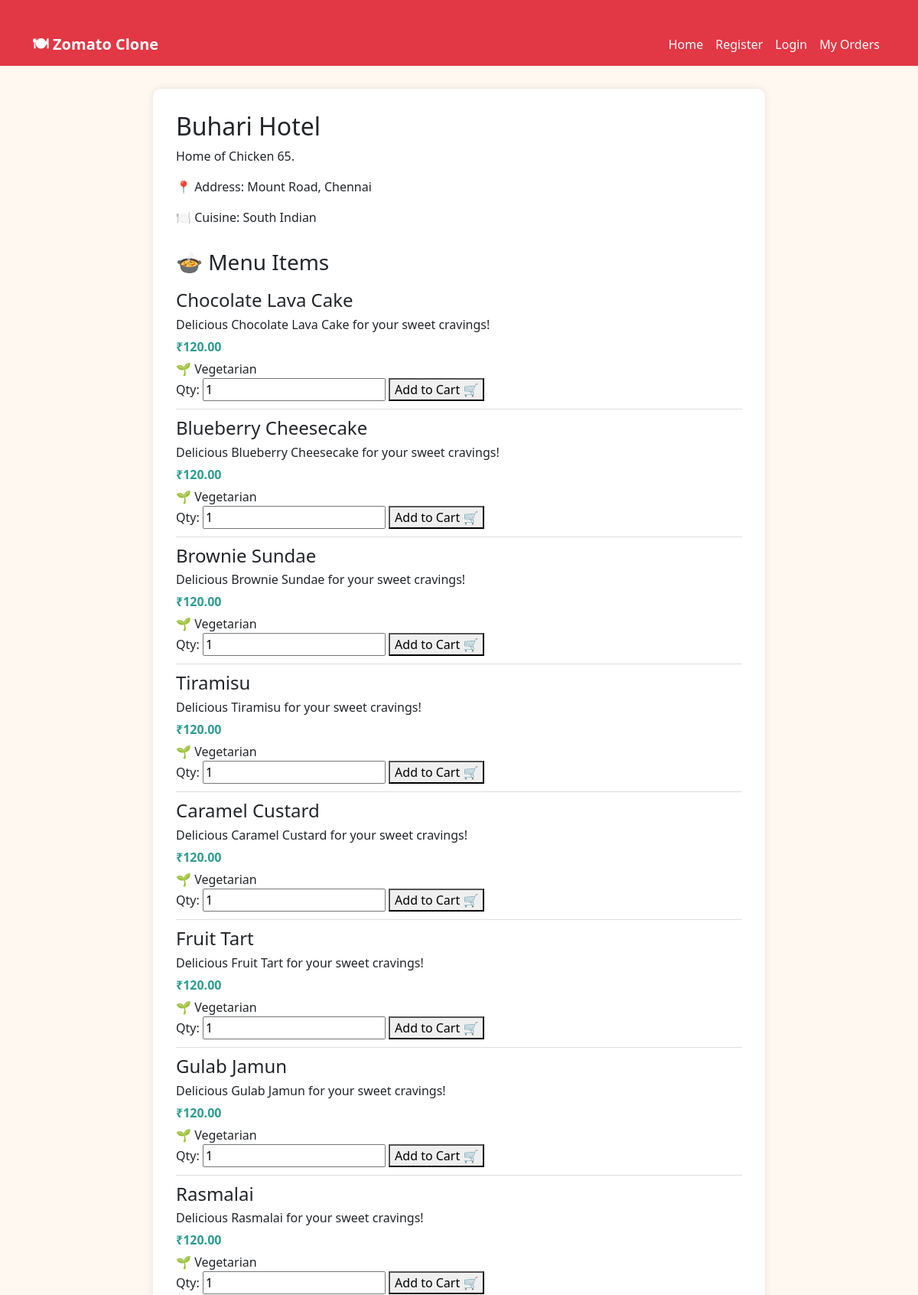
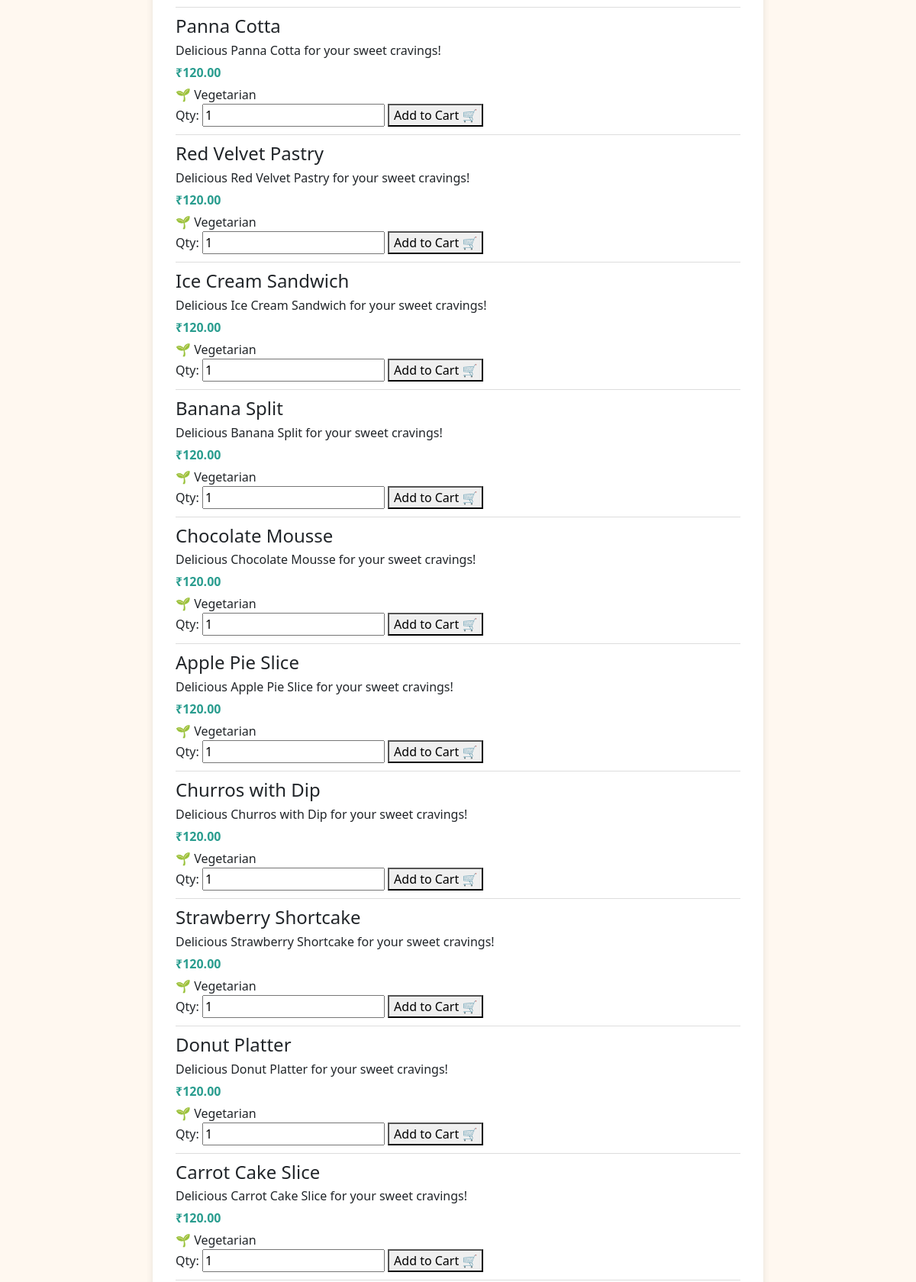
/restaurant/3/ (upper part), run on the app's committed database (2 pictures, top to bottom).
### core/models.py (models this page shows, shortened)
class Restaurant(models.Model):
    name = models.CharField(max_length=200)
    description = models.TextField()
    address = models.TextField()
    cuisine_type = models.CharField(max_length=100)
    image = models.ImageField(upload_to='restaurant_images/', blank=True, null=True)
    created_at = models.DateTimeField(auto_now_add=True)

class MenuItem(models.Model):
    restaurant = models.ForeignKey(Restaurant, related_name='menu_items', on_delete=models.CASCADE)
    name = models.CharField(max_length=200)
    description = models.TextField()
    price = models.DecimalField(max_digits=6, decimal_places=2)
    is_veg = models.BooleanField(default=True)
    image = models.ImageField(upload_to='menu_images/', blank=True, null=True)

### core/views.py (the view)
# urls.py: path('restaurant/<int:pk>/', restaurant_detail, name='restaurant_detail'),
def restaurant_detail(request, pk):
    restaurant = get_object_or_404(Restaurant, pk=pk)
    return render(request, 'restaurant_detail.html', {'restaurant': restaurant})

### core/templates/restaurant_detail.html (shortened to what this page needs)
{% extends 'base.html' %}
{% block content %}
  <div class="restaurant-detail">
    <h2>{{ restaurant.name }}</h2>
    <p>{{ restaurant.description }}</p>
    <p>📍 Address: {{ restaurant.address }}</p>
    <p>🍽️ Cuisine: {{ restaurant.cuisine_type }}</p>
  <div class="menu-section">
  <h3>🍲 Menu Items</h3>
  {% if restaurant.menu_items.all %}
    {% for item in restaurant.menu_items.all %}
      <div class="menu-item">
        <h4>{{ item.name }}</h4>
        <p>{{ item.description }}</p>
        <p class="price">₹{{ item.price }}</p>
        {% if item.is_veg %}
          <p>🌱 Vegetarian</p>
        {% else %}
          <p>🍗 Non-Vegetarian</p>
        {% endif %}
        <form method="POST" action="{% url 'add_to_cart' item.id %}">
          <label for="quantity">Qty:</label>
          <input type="number" name="quantity" value="1" min="1" required>
          <button type="submit">Add to Cart 🛒</button>
        </form>
      </div>
    {% endfor %}
  {% else %}
    <p>No menu items available yet.</p>
  {% endif %}
</div>
{% endblock %}

### core/static/css/style.css (style rules this page uses)
body { background: #fff8f0; font-family: 'Segoe UI', sans-serif; }

### core/templates/base.html (style rules this page uses)
body { background: #fff8f0; font-family: 'Segoe UI', sans-serif; }

### core/templates/restaurant_detail.html (style rules this page uses)
.restaurant-detail { max-width: 800px; margin: 0 auto; background: #fff; border-radius: 10px; padding: 30px; box-shadow: 0 0 10px rgba(0,0,0,0.1); }
.menu-section { margin-top: 30px; }
.menu-item { border-bottom: 1px solid #ddd; padding: 10px 0; }
.menu-item h4 { margin: 0; }
.menu-item p { margin: 5px 0 0; }
.price { font-weight: bold; color: #2a9d8f; }

### data on the page
Restaurant: name "Buhari Hotel", description "Home of Chicken 65.", address "Mount Road, Chennai", cuisine_type "South Indian"
MenuItem: name "Chocolate Lava Cake", description "Delicious Chocolate Lava Cake for your sweet cravings!", price "120.00", is_veg "🌱 Vegetarian"
MenuItem: name "Blueberry Cheesecake", description "Delicious Blueberry Cheesecake for your sweet cravings!", price "120.00", is_veg "🌱 Vegetarian"
MenuItem: name "Brownie Sundae", description "Delicious Brownie Sundae for your sweet cravings!", price "120.00", is_veg "🌱 Vegetarian"
MenuItem: name "Tiramisu", description "Delicious Tiramisu for your sweet cravings!", price "120.00", is_veg "🌱 Vegetarian"
MenuItem: name "Caramel Custard", description "Delicious Caramel Custard for your sweet cravings!", price "120.00", is_veg "🌱 Vegetarian"
MenuItem: name "Fruit Tart", description "Delicious Fruit Tart for your sweet cravings!", price "120.00", is_veg "🌱 Vegetarian"
MenuItem: name "Gulab Jamun", description "Delicious Gulab Jamun for your sweet cravings!", price "120.00", is_veg "🌱 Vegetarian"
MenuItem: name "Rasmalai", description "Delicious Rasmalai for your sweet cravings!", price "120.00", is_veg "🌱 Vegetarian"
MenuItem: name "Panna Cotta", description "Delicious Panna Cotta for your sweet cravings!", price "120.00", is_veg "🌱 Vegetarian"
MenuItem: name "Red Velvet Pastry", description "Delicious Red Velvet Pastry for your sweet cravings!", price "120.00", is_veg "🌱 Vegetarian"
MenuItem: name "Ice Cream Sandwich", description "Delicious Ice Cream Sandwich for your sweet cravings!", price "120.00", is_veg "🌱 Vegetarian"
MenuItem: name "Banana Split", description "Delicious Banana Split for your sweet cravings!", price "120.00", is_veg "🌱 Vegetarian"
MenuItem: name "Chocolate Mousse", description "Delicious Chocolate Mousse for your sweet cravings!", price "120.00", is_veg "🌱 Vegetarian"
MenuItem: name "Apple Pie Slice", description "Delicious Apple Pie Slice for your sweet cravings!", price "120.00", is_veg "🌱 Vegetarian"
MenuItem: name "Churros with Dip", description "Delicious Churros with Dip for your sweet cravings!", price "120.00", is_veg "🌱 Vegetarian"
MenuItem: name "Strawberry Shortcake", description "Delicious Strawberry Shortcake for your sweet cravings!", price "120.00", is_veg "🌱 Vegetarian"
MenuItem: name "Donut Platter", description "Delicious Donut Platter for your sweet cravings!", price "120.00", is_veg "🌱 Vegetarian"
MenuItem: name "Carrot Cake Slice", description "Delicious Carrot Cake Slice for your sweet cravings!", price "120.00", is_veg "🌱 Vegetarian"
